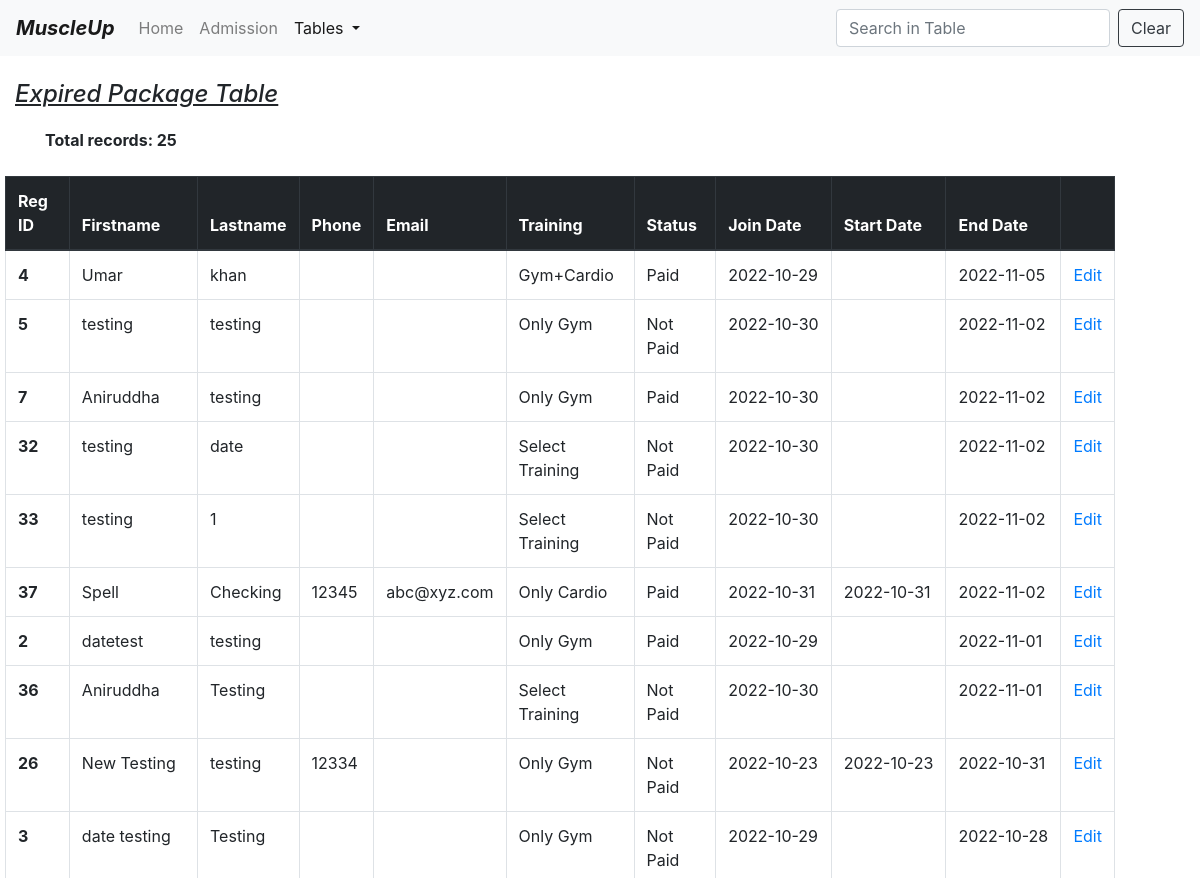
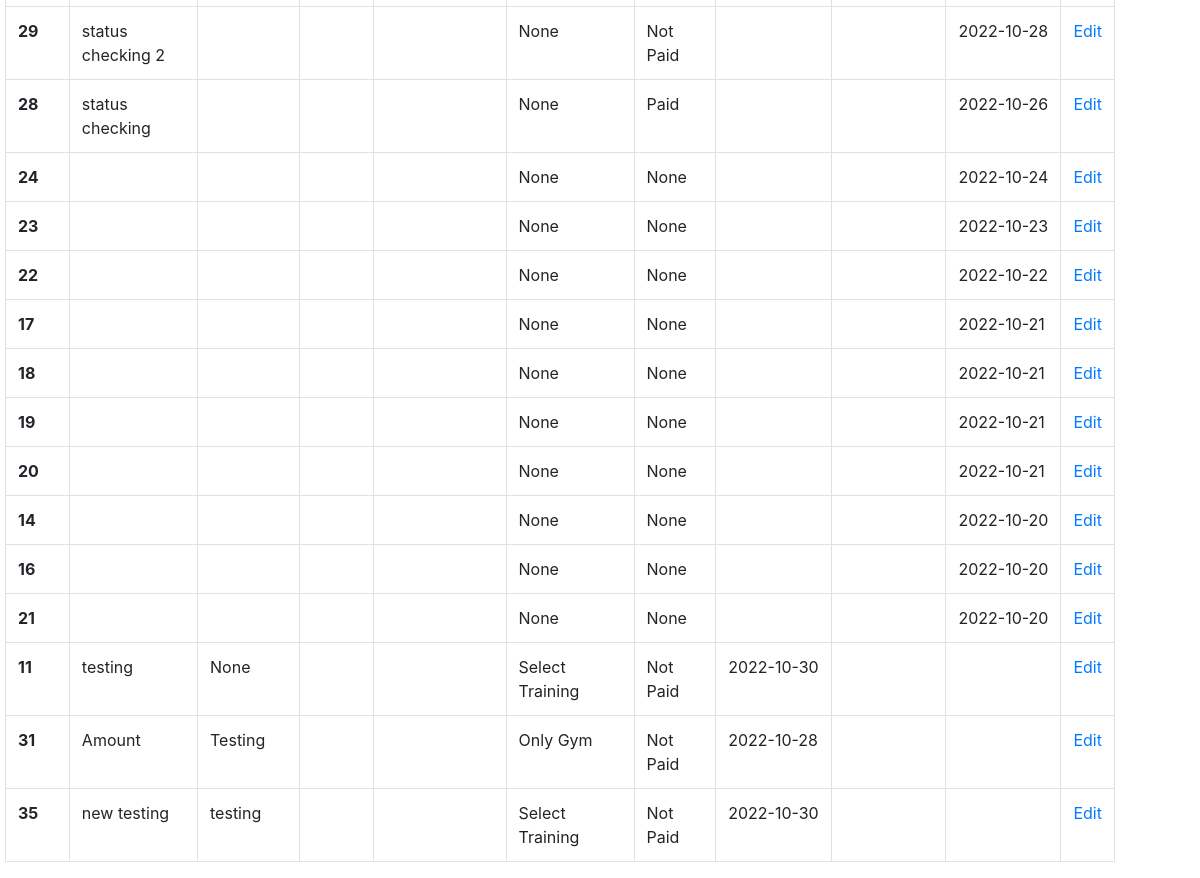
The app's page /expiryTable (signed in), older data (2 pictures, top to bottom).
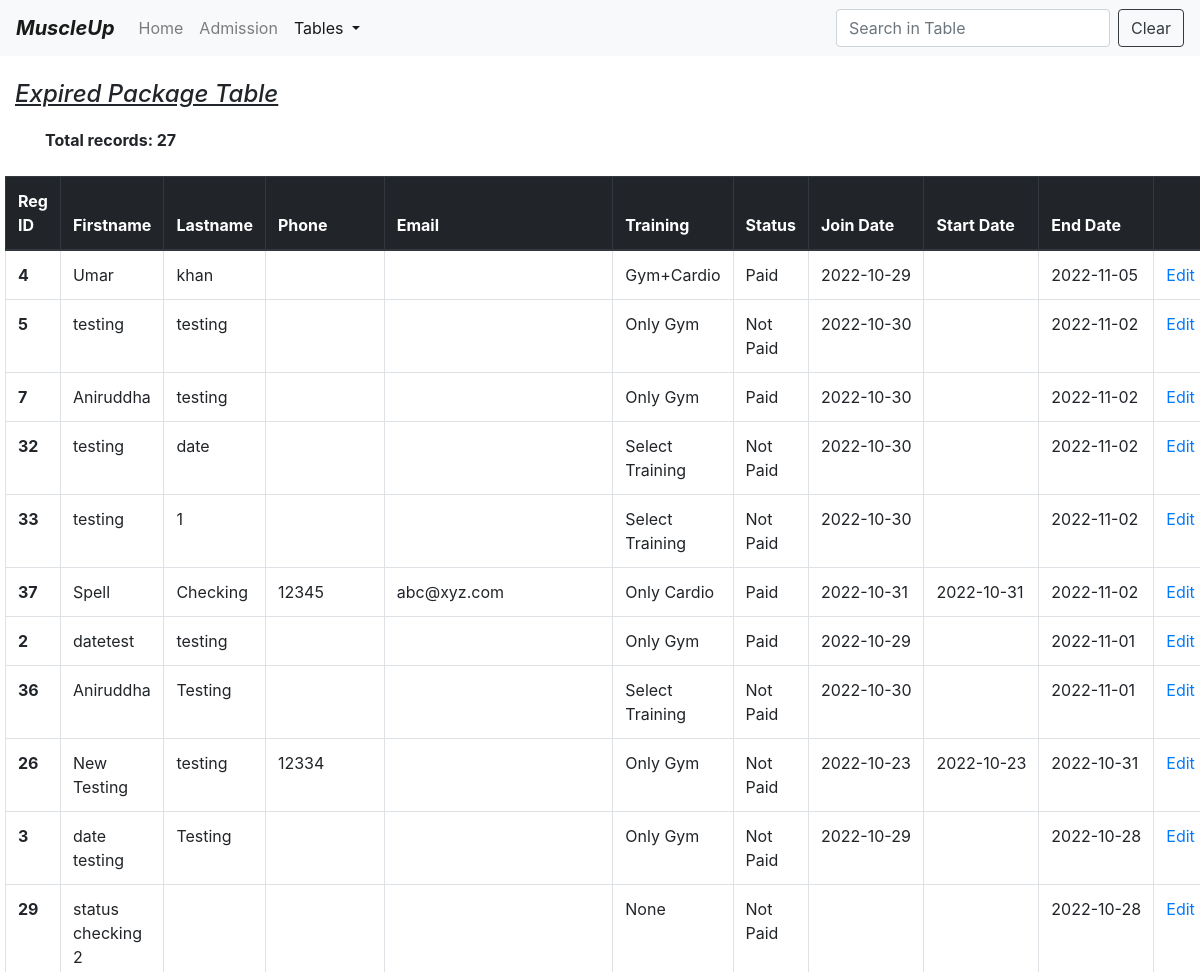
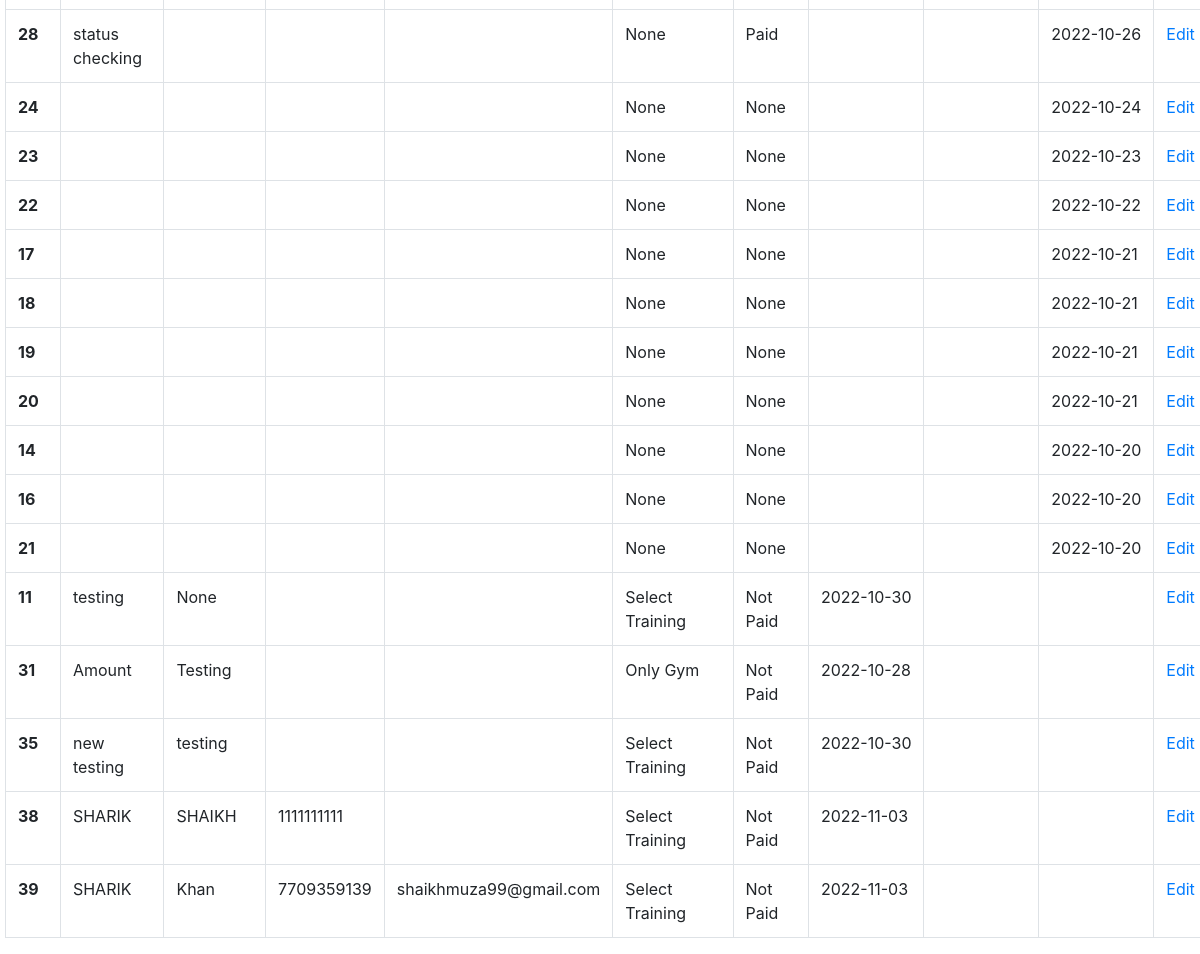
The same page, newer data (2 pictures, top to bottom).
### app.py (models this page shows)
class Members(db.Model):
    id = db.Column(db.Integer, primary_key=True)
    firstname = db.Column(db.String(30))
    lastname = db.Column(db.String(30))
    phoneno = db.Column(db.Integer)
    email = db.Column(db.String(30))
    joindate = db.Column(db.String(11))
    startdate = db.Column(db.String(11))
    enddate = db.Column(db.String(11))
    address = db.Column(db.String(100))
    status = db.Column(db.String(10))
    training = db.Column(db.String(10))
    amount = db.Column(db.Integer)

### app.py (the view)
@app.route("/expiryTable")
def expiry_table():
    try:
        if "username" not in session:
            flash("Please log in first")
            return render_template("login.html")
        today = datetime.datetime.now().date()
        expire = today + datetime.timedelta(days=2)
        total_rows = Members.query.filter(Members.enddate <= expire).count()
        member = Members.query.filter(Members.enddate <= expire).order_by(Members.enddate.desc()).all()
        return render_template('expiryTable.html', member=member, total_rows=total_rows)
    except:
        return make_response("Something went wrong. Call Developer!")

### templates/expiryTable.html (shortened to what this page needs)
<!DOCTYPE html>
<html lang="en">
<head>
    <link href="https://cdn.jsdelivr.net/npm/bootstrap@4.0.0/dist/css/bootstrap.min.css"
 rel="stylesheet">
</head>
<body>
<nav class="navbar navbar-expand-lg navbar-light bg-light">
    <a class="navbar-brand" href="/home"><b><i>MuscleUp</i></b></a>
    <div class="collapse navbar-collapse" id="navbarSupportedContent">
        <ul class="navbar-nav mr-auto">
            <li class="nav-item ">
                <a class="nav-link" href="/home">Home <span class="sr-only">(current)</span></a>
            </li>
            <li class="nav-item">
                <a class="nav-link" href="/form">Admission</a>
            </li>
            <li class="nav-item dropdown active">
                <a aria-expanded="false" aria-haspopup="true" class="nav-link dropdown-toggle" data-toggle="dropdown"
                   href="#"
                   id="navbarDropdown" role="button">
                    Tables
                </a>
            </li>
        </ul>
        <form class="form-inline my-2 my-lg-0">
            <input aria-label="Search" class="form-control mr-sm-2" id="myInput" onkeyup="myFunction()" placeholder="Search in Table"
                   type="search">
            <button class="btn btn-outline-dark my-2 my-sm-0" onclick="document.getElementById('myInput').value = ''">Clear</button>
        </form>
    </div>
</nav>
<br>
<div class="container" >
     <div class="row">
        <div class="col" style="margin-left:-30px">
            <h4><u><i>Expired Package Table</i></u><br></h4>
        </div>
        <br><br>
    </div>
    <div class="row">
        <div class="col">
            <label><strong>Total records: {{total_rows}}</strong></label>
        </div>
        <br><br>
    </div>
    <div class="row">
        <div class="col md-12" style="margin-left:-40px">
            <table class="table table-bordered table-hover " id="myTable">
        <thead class="thead-dark">
        <tr>
            <th scope="col">Reg ID</th>
            <th scope="col">Firstname</th>
            <th scope="col">Lastname</th>
            <th scope="col">Phone</th>
            <th scope="col">Email</th>
            <th scope="col">Training</th>
            <th scope="col">Status</th>
            <th scope="col" style="width:110px">Join Date</th>
            <th scope="col" style="width:110px">Start Date</th>
            <th scope="col" style="width:110px">End Date</th>
            <th scope="col"></th>
        </tr>
        </thead>
        <tbody>
        {% for i in member %}
        <tr>
            <th scope="row">{{i.id}}</th>
            <td>{{i.firstname}}</td>
            <td>{{i.lastname}}</td>
            <td>{{i.phoneno}}</td>
            <td>{{i.email}}</td>
            <td>{{i.training}}</td>
            <td>{{i.status}}</td>
            <td style="white-space:nowrap">{{i.joindate}}</td>
            <td style="white-space:nowrap">{{i.startdate}}</td>
            <td style="white-space:nowrap">{{i.enddate}}</td>
            <td><a href="/editExpiry/{{i.id}}">Edit</a></td>
        </tr>
        {% endfor %}
        </tbody>
    </table>
        </div>
    </div>
</div>
</body>
</html>

Row changes from the older to the newer data that the page shows:
added Members: id "38", firstname "SHARIK", lastname "SHAIKH", phoneno "1111111111", training "Select Training", status "Not Paid", joindate "2022-11-03"
added Members: id "39", firstname "SHARIK", lastname "Khan", phoneno "7709359139", email "shaikhmuza99@gmail.com", training "Select Training", status "Not Paid", joindate "2022-11-03"
Text that changed along with them:
{{ total_rows }}: "25" → "27"
